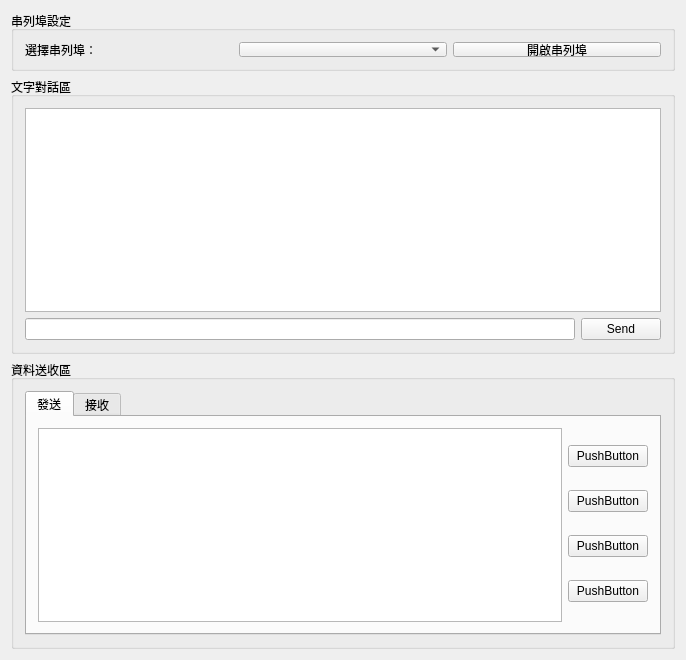
<?xml version="1.0" encoding="UTF-8"?>
<ui version="4.0">
 <class>MainWindow</class>
 <widget class="QMainWindow" name="MainWindow">
  <property name="geometry">
   <rect>
    <x>0</x>
    <y>0</y>
    <width>686</width>
    <height>660</height>
   </rect>
  </property>
  <property name="windowTitle">
   <string>MainWindow</string>
  </property>
  <widget class="QWidget" name="centralWidget">
   <layout class="QVBoxLayout" name="verticalLayout_4">
    <item>
     <layout class="QVBoxLayout" name="verticalLayout">
      <property name="spacing">
       <number>6</number>
      </property>
      <property name="sizeConstraint">
       <enum>QLayout::SetDefaultConstraint</enum>
      </property>
      <property name="topMargin">
       <number>0</number>
      </property>
      <property name="bottomMargin">
       <number>0</number>
      </property>
      <item>
       <widget class="QGroupBox" name="groupBox_Serial">
        <property name="sizePolicy">
         <sizepolicy hsizetype="Preferred" vsizetype="Preferred">
          <horstretch>0</horstretch>
          <verstretch>0</verstretch>
         </sizepolicy>
        </property>
        <property name="minimumSize">
         <size>
          <width>0</width>
          <height>60</height>
         </size>
        </property>
        <property name="maximumSize">
         <size>
          <width>16777215</width>
          <height>60</height>
         </size>
        </property>
        <property name="title">
         <string>串列埠設定</string>
        </property>
        <property name="alignment">
         <set>Qt::AlignLeading|Qt::AlignLeft|Qt::AlignTop</set>
        </property>
        <layout class="QHBoxLayout" name="horizontalLayout_2">
         <item>
          <widget class="QLabel" name="label">
           <property name="maximumSize">
            <size>
             <width>16777215</width>
             <height>16777215</height>
            </size>
           </property>
           <property name="baseSize">
            <size>
             <width>0</width>
             <height>0</height>
            </size>
           </property>
           <property name="text">
            <string>選擇串列埠：</string>
           </property>
          </widget>
         </item>
         <item>
          <widget class="QComboBox" name="portComboBox"/>
         </item>
         <item>
          <widget class="QPushButton" name="buttonToggle">
           <property name="text">
            <string>開啟串列埠</string>
           </property>
          </widget>
         </item>
        </layout>
       </widget>
      </item>
      <item>
       <widget class="QGroupBox" name="groupBox_Terminal">
        <property name="minimumSize">
         <size>
          <width>0</width>
          <height>50</height>
         </size>
        </property>
        <property name="maximumSize">
         <size>
          <width>16777215</width>
          <height>16777215</height>
         </size>
        </property>
        <property name="baseSize">
         <size>
          <width>0</width>
          <height>0</height>
         </size>
        </property>
        <property name="title">
         <string>文字對話區</string>
        </property>
        <layout class="QVBoxLayout" name="verticalLayout_2">
         <item>
          <widget class="QTextBrowser" name="textBrowser">
           <property name="sizePolicy">
            <sizepolicy hsizetype="Preferred" vsizetype="Preferred">
             <horstretch>0</horstretch>
             <verstretch>0</verstretch>
            </sizepolicy>
           </property>
          </widget>
         </item>
         <item>
          <layout class="QHBoxLayout" name="horizontalLayout">
           <item>
            <widget class="QLineEdit" name="lineEdit">
             <property name="enabled">
              <bool>true</bool>
             </property>
            </widget>
           </item>
           <item>
            <widget class="QPushButton" name="pushButton">
             <property name="text">
              <string>Send</string>
             </property>
            </widget>
           </item>
          </layout>
         </item>
        </layout>
       </widget>
      </item>
      <item>
       <widget class="QGroupBox" name="groupBox_SendRead">
        <property name="title">
         <string>資料送收區</string>
        </property>
        <property name="alignment">
         <set>Qt::AlignLeading|Qt::AlignLeft|Qt::AlignTop</set>
        </property>
        <layout class="QVBoxLayout" name="verticalLayout_3">
         <item>
          <widget class="QTabWidget" name="tabWidget">
           <property name="sizePolicy">
            <sizepolicy hsizetype="Preferred" vsizetype="Preferred">
             <horstretch>0</horstretch>
             <verstretch>0</verstretch>
            </sizepolicy>
           </property>
           <property name="currentIndex">
            <number>0</number>
           </property>
           <widget class="QWidget" name="tabSend">
            <attribute name="title">
             <string>發送</string>
            </attribute>
            <layout class="QHBoxLayout" name="horizontalLayout_4">
             <item>
              <widget class="QTextEdit" name="textEdit"/>
             </item>
             <item>
              <layout class="QVBoxLayout" name="verticalLayout_5">
               <item>
                <widget class="QPushButton" name="pushButton_3">
                 <property name="text">
                  <string>PushButton</string>
                 </property>
                </widget>
               </item>
               <item>
                <widget class="QPushButton" name="pushButton_4">
                 <property name="text">
                  <string>PushButton</string>
                 </property>
                </widget>
               </item>
               <item>
                <widget class="QPushButton" name="pushButton_5">
                 <property name="text">
                  <string>PushButton</string>
                 </property>
                </widget>
               </item>
               <item>
                <widget class="QPushButton" name="pushButton_2">
                 <property name="text">
                  <string>PushButton</string>
                 </property>
                </widget>
               </item>
              </layout>
             </item>
            </layout>
           </widget>
           <widget class="QWidget" name="tabReceive">
            <attribute name="title">
             <string>接收</string>
            </attribute>
            <layout class="QHBoxLayout" name="horizontalLayout_3">
             <item>
              <widget class="QTextEdit" name="textEdit_2"/>
             </item>
            </layout>
           </widget>
          </widget>
         </item>
        </layout>
       </widget>
      </item>
     </layout>
    </item>
   </layout>
  </widget>
 </widget>
 <layoutdefault spacing="6" margin="11"/>
 <resources/>
 <connections/>
</ui>
